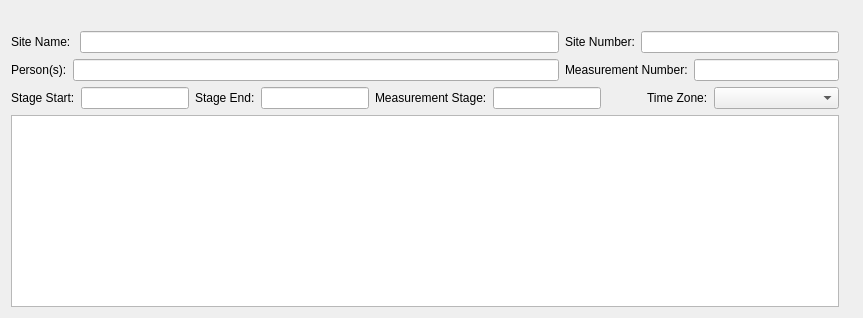
             <widget class="QWidget" name="tab_summary_premeasurement">
              <property name="sizePolicy">
               <sizepolicy hsizetype="Expanding" vsizetype="Expanding">
                <horstretch>0</horstretch>
                <verstretch>0</verstretch>
               </sizepolicy>
              </property>
              <attribute name="title">
               <string>Premeasurement</string>
              </attribute>
              <layout class="QGridLayout" name="gridLayout_7">
               <item row="0" column="1">
                <widget class="QLabel" name="txt_site_name">
                 <property name="text">
                  <string/>
                 </property>
                </widget>
               </item>
               <item row="1" column="0">
                <layout class="QVBoxLayout" name="verticalLayout">
                 <item>
                  <layout class="QHBoxLayout" name="horizontalLayout_79" stretch="6,3">
                   <item>
                    <layout class="QHBoxLayout" name="horizontalLayout_3">
                     <item>
                      <widget class="QLabel" name="label_site_name">
                       <property name="frameShape">
                        <enum>QFrame::NoFrame</enum>
                       </property>
                       <property name="text">
                        <string>Site Name: </string>
                       </property>
                      </widget>
                     </item>
                     <item>
                      <widget class="QLineEdit" name="ed_site_name"/>
                     </item>
                    </layout>
                   </item>
                   <item>
                    <layout class="QHBoxLayout" name="horizontalLayout_78">
                     <item>
                      <widget class="QLabel" name="label_site_number">
                       <property name="text">
                        <string>Site Number:</string>
                       </property>
                      </widget>
                     </item>
                     <item>
                      <widget class="QLineEdit" name="ed_site_number"/>
                     </item>
                    </layout>
                   </item>
                  </layout>
                 </item>
                 <item>
                  <layout class="QHBoxLayout" name="horizontalLayout_77" stretch="6,3">
                   <item>
                    <layout class="QHBoxLayout" name="horizontalLayout_75">
                     <item>
                      <widget class="QLabel" name="label_person">
                       <property name="text">
                        <string>Person(s):</string>
                       </property>
                      </widget>
                     </item>
                     <item>
                      <widget class="QLineEdit" name="ed_persons"/>
                     </item>
                    </layout>
                   </item>
                   <item>
                    <layout class="QHBoxLayout" name="horizontalLayout_74">
                     <item>
                      <widget class="QLabel" name="label_measnum">
                       <property name="text">
                        <string>Measurement Number:</string>
                       </property>
                      </widget>
                     </item>
                     <item>
                      <widget class="QLineEdit" name="ed_meas_num"/>
                     </item>
                    </layout>
                   </item>
                  </layout>
                 </item>
                </layout>
               </item>
               <item row="2" column="0">
                <layout class="QHBoxLayout" name="horizontalLayout_84" stretch="0,0,0,4,0,0">
                 <item>
                  <layout class="QHBoxLayout" name="horizontalLayout_81">
                   <item>
                    <widget class="QLabel" name="label_stage_start">
                     <property name="text">
                      <string>Stage Start:</string>
                     </property>
                    </widget>
                   </item>
                   <item>
                    <widget class="QLineEdit" name="ed_stage_start"/>
                   </item>
                  </layout>
                 </item>
                 <item>
                  <layout class="QHBoxLayout" name="horizontalLayout_83">
                   <item>
                    <widget class="QLabel" name="label_stage_end">
                     <property name="text">
                      <string>Stage End:</string>
                     </property>
                    </widget>
                   </item>
                   <item>
                    <widget class="QLineEdit" name="ed_stage_end"/>
                   </item>
                  </layout>
                 </item>
                 <item>
                  <layout class="QHBoxLayout" name="horizontalLayout_82">
                   <item>
                    <widget class="QLabel" name="label_stage_meas">
                     <property name="text">
                      <string>Measurement Stage:</string>
                     </property>
                    </widget>
                   </item>
                   <item>
                    <widget class="QLineEdit" name="ed_stage_meas"/>
                   </item>
                  </layout>
                 </item>
                 <item>
                  <spacer name="horizontalSpacer">
                   <property name="orientation">
                    <enum>Qt::Horizontal</enum>
                   </property>
                   <property name="sizeHint" stdset="0">
                    <size>
                     <width>40</width>
                     <height>20</height>
                    </size>
                   </property>
                  </spacer>
                 </item>
                 <item>
                  <widget class="QLabel" name="label_time_zone">
                   <property name="text">
                    <string>Time Zone:</string>
                   </property>
                  </widget>
                 </item>
                 <item>
                  <widget class="QComboBox" name="combo_timezone">
                   <property name="minimumSize">
                    <size>
                     <width>125</width>
                     <height>0</height>
                    </size>
                   </property>
                   <item>
                    <property name="text">
                     <string/>
                    </property>
                   </item>
                   <item>
                    <property name="text">
                     <string>UTC</string>
                    </property>
                   </item>
                   <item>
                    <property name="text">
                     <string>UTC-1</string>
                    </property>
                   </item>
                   <item>
                    <property name="text">
                     <string>UTC-2</string>
                    </property>
                   </item>
                   <item>
                    <property name="text">
                     <string>UTC-3</string>
                    </property>
                   </item>
                   <item>
                    <property name="text">
                     <string>UTC-4</string>
                    </property>
                   </item>
                   <item>
                    <property name="text">
                     <string>UTC-5</string>
                    </property>
                   </item>
                   <item>
                    <property name="text">
                     <string>UTC-6</string>
                    </property>
                   </item>
                   <item>
                    <property name="text">
                     <string>UTC-7</string>
                    </property>
                   </item>
                   <item>
                    <property name="text">
                     <string>UTC-8</string>
                    </property>
                   </item>
                   <item>
                    <property name="text">
                     <string>UTC-9</string>
                    </property>
                   </item>
                   <item>
                    <property name="text">
                     <string>UTC-10</string>
                    </property>
                   </item>
                   <item>
                    <property name="text">
                     <string>UTC-11</string>
                    </property>
                   </item>
                   <item>
                    <property name="text">
                     <string>UTC-12</string>
                    </property>
                   </item>
                   <item>
                    <property name="text">
                     <string>UCT+1</string>
                    </property>
                   </item>
                   <item>
                    <property name="text">
                     <string>UTC+2</string>
                    </property>
                   </item>
                   <item>
                    <property name="text">
                     <string>UTC+3</string>
                    </property>
                   </item>
                   <item>
                    <property name="text">
                     <string>UTC+4</string>
                    </property>
                   </item>
                   <item>
                    <property name="text">
                     <string>UTC+5</string>
                    </property>
                   </item>
                   <item>
                    <property name="text">
                     <string>UTC+6</string>
                    </property>
                   </item>
                   <item>
                    <property name="text">
                     <string>UTC+7</string>
                    </property>
                   </item>
                   <item>
                    <property name="text">
                     <string>UTC+8</string>
                    </property>
                   </item>
                   <item>
                    <property name="text">
                     <string>UTC+9</string>
                    </property>
                   </item>
                   <item>
                    <property name="text">
                     <string>UTC+10</string>
                    </property>
                   </item>
                   <item>
                    <property name="text">
                     <string>UTC+11</string>
                    </property>
                   </item>
                  </widget>
                 </item>
                </layout>
               </item>
               <item row="3" column="0">
                <layout class="QHBoxLayout" name="horizontalLayout_5" stretch="3">
                 <item>
                  <widget class="QTableWidget" name="table_premeas">
                   <property name="font">
                    <font>
                     <pointsize>10</pointsize>
                    </font>
                   </property>
                  </widget>
                 </item>
                </layout>
               </item>
              </layout>
             </widget>
